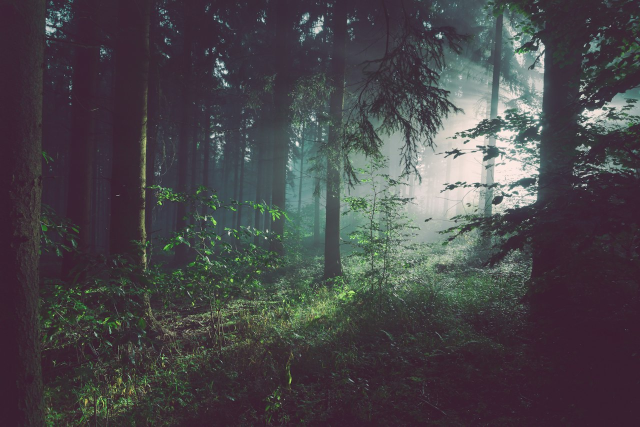
#> input picture Lab Tasks/Lab task 3/dataset/forest_area.jpg, 1280 x 853 px (shown at 1/2 size)
$ python -i generate_lab_outputs.py   (imports and definitions only)
#> lines starting #> are read from the running program, lines starting #| are printed output that depends on the picture; after the words box and inside, x2 and y2 are one past the last pixel; in counts of white or black regions, pixels touching at a corner belong together
#> further down, picture is the input picture: shape (853, 1280, 3); mean B, G, R 74, 70.9, 73.2
"""
Generate Digital Image Processing lab outputs using the NIC image.
Saves results under Output/Lab N/Task M/
"""

from __future__ import annotations

import os
from pathlib import Path

import cv2
import matplotlib

# [1 line not run here, left out]
import matplotlib.image as mpimg
import matplotlib.pyplot as plt
import numpy as np
from PIL import Image

ROOT = Path(__file__).resolve().parent
NIC_PATH = ROOT / "Lab Tasks" / "Lab task 1" / "nic ront.jpg"
OUT = ROOT / "Output"


def ensure_dir(p: Path) -> Path:
    p.mkdir(parents=True, exist_ok=True)
    return p


def save_fig(path: Path, tight: bool = True) -> None:
    ensure_dir(path.parent)
    if tight:
        plt.tight_layout()
    plt.savefig(path, dpi=150, bbox_inches="tight")
    plt.close()


def save_bgr(path: Path, img_bgr: np.ndarray) -> None:
    ensure_dir(path.parent)
    cv2.imwrite(str(path), img_bgr)


def to_rgb(img_bgr: np.ndarray) -> np.ndarray:
    return cv2.cvtColor(img_bgr, cv2.COLOR_BGR2RGB)


# [7 lines left out: function load_nic, not called in this run]


def write_info(path: Path, text: str) -> None:
    ensure_dir(path.parent)
    path.write_text(text, encoding="utf-8")


# ---------------------------------------------------------------------------
# LAB 1 — Image loading, display, properties, save
# ---------------------------------------------------------------------------
# [161 lines left out: functions lab1, lab2, make_numpy_images, not called in this run]


def side_by_side(path: Path, left: np.ndarray, right: np.ndarray, t1: str, t2: str) -> None:
    plt.figure(figsize=(10, 4))
    plt.subplot(1, 2, 1)
    plt.imshow(to_rgb(left))
    plt.title(t1)
    plt.axis("off")
    plt.subplot(1, 2, 2)
    plt.imshow(to_rgb(right))
    plt.title(t2)
    plt.axis("off")
    save_fig(path)


# [189 lines left out: function lab3, not called in this run]


# ---------------------------------------------------------------------------
# LAB 4 — Two-image arithmetic + bitwise + scenario
# ---------------------------------------------------------------------------
def lab4(img_bgr: np.ndarray) -> None:
    # Two compatible images derived from NIC (before/after style variants)
    a = cv2.resize(img_bgr, (500, 320), interpolation=cv2.INTER_AREA)
    # "After" variant: slightly darkened + blurred to simulate change
    b = cv2.convertScaleAbs(a, alpha=0.85, beta=-15)
    b = cv2.GaussianBlur(b, (5, 5), 0)

    # Task 1: Loading and preprocessing
    t1 = ensure_dir(OUT / "Lab 4" / "Task 1")
    save_bgr(t1 / "image1_before.jpg", a)
    save_bgr(t1 / "image2_after.jpg", b)
    side_by_side(t1 / "inputs.png", a, b, "Image 1 (before)", "Image 2 (after)")
    write_info(
        t1 / "compatibility.txt",
        f"Image1 shape={a.shape}, dtype={a.dtype}\n"
        f"Image2 shape={b.shape}, dtype={b.dtype}\n"
        f"Compatible: {a.shape == b.shape and a.dtype == b.dtype}\n",
    )

    # Task 2: Addition
    t2 = ensure_dir(OUT / "Lab 4" / "Task 2")
    added = cv2.add(a, b)
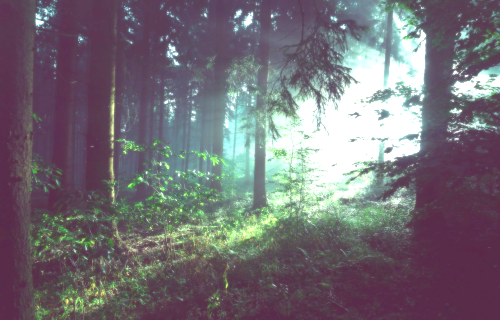
#> added: shape (320, 500, 3); mean B, G, R 117.5, 110.6, 115.6
    save_bgr(t2 / "cv2_add.jpg", added)
    side_by_side(t2 / "addition.png", a, added, "Image A", "cv2.add(A, B)")
    # Manual verify one pixel
    y, x = 50, 50
    manual = np.clip(a[y, x].astype(np.int16) + b[y, x].astype(np.int16), 0, 255)
#> manual = [99, 77, 85]
    write_info(
        t2 / "pixel_verify.txt",
        f"Pixel ({y},{x}) A={a[y,x]} B={b[y,x]}\n"
        f"Manual clip-sum={manual}\ncv2.add result={added[y,x]}\n",
    )

    # Task 3: Weighted addition
    t3 = ensure_dir(OUT / "Lab 4" / "Task 3")
    weights = [(0.5, 0.5), (0.7, 0.3), (0.3, 0.7)]
    fig, axes = plt.subplots(1, 3, figsize=(14, 4))
    for ax, (wa, wb) in zip(axes, weights):
        blend = cv2.addWeighted(a, wa, b, wb, 0)
        save_bgr(t3 / f"blend_{wa}_{wb}.jpg", blend)
        ax.imshow(to_rgb(blend))
        ax.set_title(f"α={wa}, β={wb}")
        ax.axis("off")
#> this loop made 3 passes
#> pass 1, in lab4, `blend = cv2.addWeighted(a, wa, b, wb, 0)`:
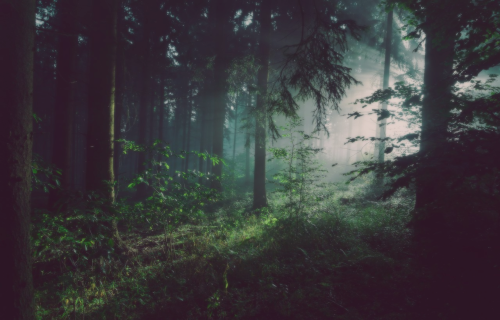
#> blend: shape (320, 500, 3); mean B, G, R 61, 58.1, 60.2
    save_fig(t3 / "weighted_blends.png")
    write_info(
        t3 / "observation.txt",
        "Higher α keeps more of Image1; higher β emphasizes Image2.\n"
        "(0.5,0.5)=equal blend; (0.7,0.3)=more before; (0.3,0.7)=more after.\n",
    )

    # Task 4: Subtraction & absdiff
    t4 = ensure_dir(OUT / "Lab 4" / "Task 4")
    a_minus_b = cv2.subtract(a, b)
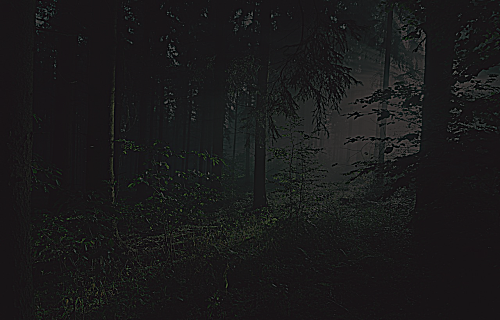
#> a_minus_b: shape (320, 500, 3); mean B, G, R 26.1, 25.7, 26
    b_minus_a = cv2.subtract(b, a)
    absdiff = cv2.absdiff(a, b)
    save_bgr(t4 / "A_minus_B.jpg", a_minus_b)
    save_bgr(t4 / "B_minus_A.jpg", b_minus_a)
    save_bgr(t4 / "absdiff.jpg", absdiff)
    fig, axes = plt.subplots(1, 3, figsize=(14, 4))
    for ax, im, title in zip(
        axes,
        [a_minus_b, b_minus_a, absdiff],
        ["A − B", "B − A", "absdiff(A,B)"],
    ):
        ax.imshow(to_rgb(im))
        ax.set_title(title)
        ax.axis("off")
#> this loop made 3 passes
#> title on passes 1 to 3: 'A − B', 'B − A', 'absdiff(A,B)'
    save_fig(t4 / "subtraction_compare.png")
#> call 4 of save_fig, with tight = True
#> in save_fig (call 4), `plt.savefig(path, dpi=150, bbox_inches="tight")`:
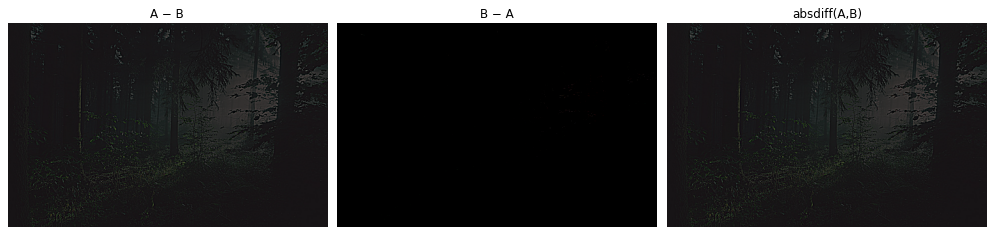
#> figure drawn by matplotlib, 3 panels
    write_info(
        t4 / "observation.txt",
        "cv2.subtract clips negatives to 0 so A-B and B-A differ.\n"
        "absdiff keeps magnitude of change — useful for change detection.\n",
    )

    # Task 5–7: Bitwise on masks
    h, w = a.shape[:2]
#> h = 320; w = 500
    mask1 = np.zeros((h, w), dtype=np.uint8)
    mask2 = np.zeros((h, w), dtype=np.uint8)
    cv2.circle(mask1, (w // 3, h // 2), min(h, w) // 4, 255, -1)
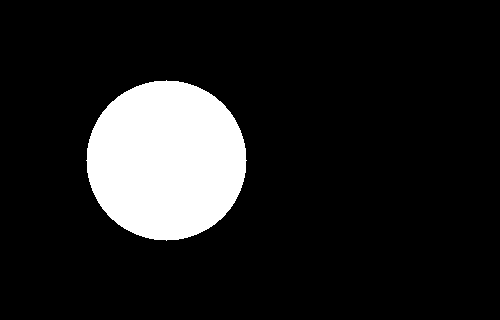
#> mask1: shape (320, 500); 12.6% white; 1 white region, box (x1, y1, x2, y2) and area: (86, 80, 247, 241) 20081
    cv2.rectangle(
        mask2,
        (w // 2 - 60, h // 2 - 50),
        (w // 2 + 100, h // 2 + 70),
        255,
        -1,
    )
#> mask2: shape (320, 500); 12.2% white; 1 white region, box (x1, y1, x2, y2) and area: (190, 110, 351, 231) 19481

    t5 = ensure_dir(OUT / "Lab 4" / "Task 5")
    bit_and = cv2.bitwise_and(mask1, mask2)
    save_bgr(t5 / "mask1.jpg", mask1)
    save_bgr(t5 / "mask2.jpg", mask2)
    save_bgr(t5 / "bitwise_and.jpg", bit_and)
    fig, axes = plt.subplots(1, 3, figsize=(12, 3))
    for ax, im, title in zip(
        axes, [mask1, mask2, bit_and], ["Mask 1 (circle)", "Mask 2 (rect)", "AND"]
    ):
        ax.imshow(im, cmap="gray")
        ax.set_title(title)
        ax.axis("off")
    save_fig(t5 / "bitwise_and.png")
    write_info(
        t5 / "observation.txt",
        "AND keeps only the overlapping (intersection) region of both masks.\n",
    )

    t6 = ensure_dir(OUT / "Lab 4" / "Task 6")
    bit_or = cv2.bitwise_or(mask1, mask2)
    save_bgr(t6 / "bitwise_or.jpg", bit_or)
    fig, axes = plt.subplots(1, 3, figsize=(12, 3))
    for ax, im, title in zip(
        axes, [mask1, mask2, bit_or], ["Mask 1", "Mask 2", "OR"]
    ):
        ax.imshow(im, cmap="gray")
        ax.set_title(title)
        ax.axis("off")
    save_fig(t6 / "bitwise_or.png")
    write_info(
        t6 / "observation.txt",
        "OR combines both selected regions (union of circle and rectangle).\n",
    )

    t7 = ensure_dir(OUT / "Lab 4" / "Task 7")
    bit_not = cv2.bitwise_not(mask1)
    save_bgr(t7 / "bitwise_not.jpg", bit_not)
    fig, axes = plt.subplots(1, 2, figsize=(8, 3))
    axes[0].imshow(mask1, cmap="gray")
    axes[0].set_title("Original mask")
    axes[0].axis("off")
    axes[1].imshow(bit_not, cmap="gray")
    axes[1].set_title("NOT (complement)")
    axes[1].axis("off")
    save_fig(t7 / "bitwise_not.png")
    write_info(
        t7 / "observation.txt",
        "NOT inverts 0↔255, producing the complementary mask.\n",
    )

    # Scenario: Tumor / change detection adapted to NIC before/after pair
    scen = ensure_dir(OUT / "Lab 4" / "Scenario Change Detection")
    change = cv2.absdiff(a, b)
    change_gray = cv2.cvtColor(change, cv2.COLOR_BGR2GRAY)
    _, change_mask = cv2.threshold(change_gray, 25, 255, cv2.THRESH_BINARY)
#> change_mask: shape (320, 500); 29% white; 2812 white regions (2697 under 20 px), largest, box (x1, y1, x2, y2) and area: (112, 0, 426, 268) 30331, (451, 66, 500, 101) 815, (124, 255, 162, 289) 304
    highlighted = a.copy()
    highlighted[change_mask > 0] = (0, 0, 255)
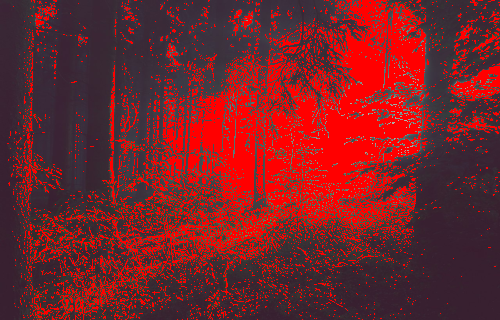
#> highlighted: shape (320, 500, 3); mean B, G, R 41.3, 36.1, 115.9
    blend_roi = cv2.addWeighted(a, 0.6, b, 0.4, 0)
    roi = cv2.bitwise_and(a, a, mask=change_mask)
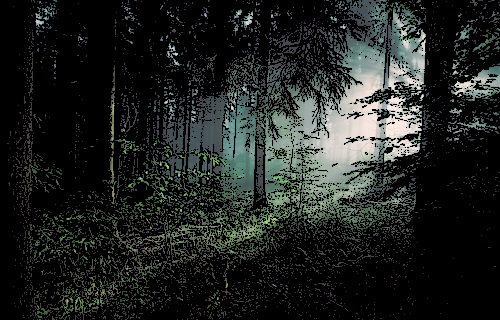
#> roi: shape (320, 500, 3); mean B, G, R 32.7, 34.8, 31.2

    save_bgr(scen / "change_absdiff.jpg", change)
    save_bgr(scen / "change_mask.jpg", change_mask)
    save_bgr(scen / "highlighted_changes.jpg", highlighted)
    save_bgr(scen / "blended_compare.jpg", blend_roi)
    save_bgr(scen / "masked_roi.jpg", roi)

    fig, axes = plt.subplots(2, 3, figsize=(14, 8))
    panels = [
        (to_rgb(a), "Before"),
        (to_rgb(b), "After"),
        (to_rgb(change), "Abs Diff"),
        (change_mask, "Change Mask"),
        (to_rgb(highlighted), "Highlighted"),
        (to_rgb(blend_roi), "Blend"),
    ]
    for ax, (im, title) in zip(axes.ravel(), panels):
        if im.ndim == 2:
            ax.imshow(im, cmap="gray")
        else:
            ax.imshow(im)
        ax.set_title(title)
        ax.axis("off")
#> this loop made 6 passes
    save_fig(scen / "scenario_overview.png")
    write_info(
        scen / "observation.txt",
        "Using NIC as Image1 and a darkened/blurred variant as Image2.\n"
        "absdiff + threshold highlights changed regions; blending aids visual compare.\n"
        "(Lab MRI scenario adapted to available NIC images as requested.)\n",
    )
    print("Lab 4 done")


# [18 lines left out: function main, not called in this run]


# [2 lines not run here, left out]

>>> import cv2
>>> picture = cv2.imread('Lab Tasks/Lab task 3/dataset/forest_area.jpg')
>>> result = lab4(picture)
